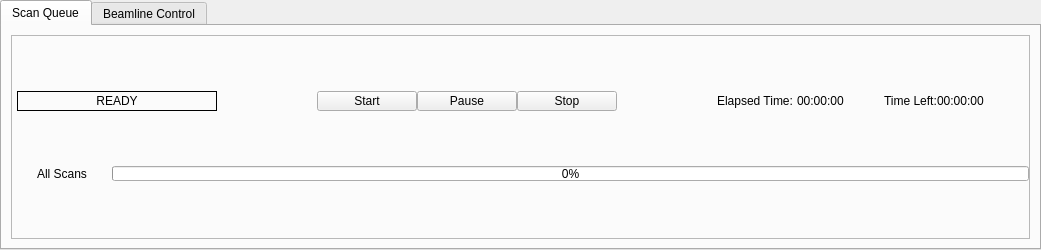
  <widget class="QDockWidget" name="dockWidget_2">
   <property name="minimumSize">
    <size>
     <width>1000</width>
     <height>250</height>
    </size>
   </property>
   <property name="maximumSize">
    <size>
     <width>1100</width>
     <height>524287</height>
    </size>
   </property>
   <property name="features">
    <set>QDockWidget::NoDockWidgetFeatures</set>
   </property>
   <property name="windowTitle">
    <string>Status</string>
   </property>
   <attribute name="dockWidgetArea">
    <number>8</number>
   </attribute>
   <widget class="QWidget" name="dockWidgetContents_2">
    <layout class="QVBoxLayout" name="verticalLayout_23">
     <property name="spacing">
      <number>0</number>
     </property>
     <property name="margin">
      <number>0</number>
     </property>
     <item>
      <widget class="QTabWidget" name="propertiesTabWidget">
       <property name="currentIndex">
        <number>0</number>
       </property>
       <widget class="QWidget" name="scan_queue_tab">
        <attribute name="title">
         <string>Scan Queue</string>
        </attribute>
        <layout class="QVBoxLayout" name="verticalLayout_7">
         <item>
          <widget class="QFrame" name="scanQFrame">
           <property name="maximumSize">
            <size>
             <width>16777215</width>
             <height>16777215</height>
            </size>
           </property>
           <property name="frameShape">
            <enum>QFrame::StyledPanel</enum>
           </property>
           <property name="frameShadow">
            <enum>QFrame::Raised</enum>
           </property>
           <layout class="QVBoxLayout" name="verticalLayout_27">
            <property name="spacing">
             <number>0</number>
            </property>
            <property name="margin">
             <number>0</number>
            </property>
            <item>
             <layout class="QHBoxLayout" name="horizontalLayout_19">
              <property name="sizeConstraint">
               <enum>QLayout::SetDefaultConstraint</enum>
              </property>
              <property name="leftMargin">
               <number>5</number>
              </property>
              <property name="topMargin">
               <number>0</number>
              </property>
              <property name="rightMargin">
               <number>5</number>
              </property>
              <property name="bottomMargin">
               <number>0</number>
              </property>
              <item>
               <widget class="QLabel" name="scanActionLbl">
                <property name="minimumSize">
                 <size>
                  <width>200</width>
                  <height>0</height>
                 </size>
                </property>
                <property name="maximumSize">
                 <size>
                  <width>16777215</width>
                  <height>20</height>
                 </size>
                </property>
                <property name="autoFillBackground">
                 <bool>false</bool>
                </property>
                <property name="frameShape">
                 <enum>QFrame::Box</enum>
                </property>
                <property name="text">
                 <string>READY</string>
                </property>
                <property name="textFormat">
                 <enum>Qt::PlainText</enum>
                </property>
                <property name="alignment">
                 <set>Qt::AlignCenter</set>
                </property>
                <property name="busy" stdset="0">
                 <bool>false</bool>
                </property>
               </widget>
              </item>
              <item>
               <spacer name="horizontalSpacer_4">
                <property name="orientation">
                 <enum>Qt::Horizontal</enum>
                </property>
                <property name="sizeHint" stdset="0">
                 <size>
                  <width>100</width>
                  <height>20</height>
                 </size>
                </property>
               </spacer>
              </item>
              <item>
               <widget class="QPushButton" name="startBtn">
                <property name="minimumSize">
                 <size>
                  <width>100</width>
                  <height>0</height>
                 </size>
                </property>
                <property name="maximumSize">
                 <size>
                  <width>16777215</width>
                  <height>20</height>
                 </size>
                </property>
                <property name="font">
                 <font>
                  <weight>50</weight>
                  <bold>false</bold>
                 </font>
                </property>
                <property name="text">
                 <string>Start</string>
                </property>
                <property name="flat">
                 <bool>false</bool>
                </property>
               </widget>
              </item>
              <item>
               <widget class="QPushButton" name="pauseBtn">
                <property name="minimumSize">
                 <size>
                  <width>100</width>
                  <height>0</height>
                 </size>
                </property>
                <property name="maximumSize">
                 <size>
                  <width>16777215</width>
                  <height>20</height>
                 </size>
                </property>
                <property name="text">
                 <string>Pause</string>
                </property>
                <property name="checkable">
                 <bool>true</bool>
                </property>
                <property name="checked">
                 <bool>false</bool>
                </property>
               </widget>
              </item>
              <item>
               <widget class="QPushButton" name="stopBtn">
                <property name="minimumSize">
                 <size>
                  <width>100</width>
                  <height>0</height>
                 </size>
                </property>
                <property name="maximumSize">
                 <size>
                  <width>16777215</width>
                  <height>20</height>
                 </size>
                </property>
                <property name="text">
                 <string>Stop</string>
                </property>
               </widget>
              </item>
              <item>
               <spacer name="horizontalSpacer_5">
                <property name="orientation">
                 <enum>Qt::Horizontal</enum>
                </property>
                <property name="sizeHint" stdset="0">
                 <size>
                  <width>100</width>
                  <height>20</height>
                 </size>
                </property>
               </spacer>
              </item>
              <item>
               <widget class="QLabel" name="label_31">
                <property name="maximumSize">
                 <size>
                  <width>16777215</width>
                  <height>20</height>
                 </size>
                </property>
                <property name="text">
                 <string>Elapsed Time: </string>
                </property>
               </widget>
              </item>
              <item>
               <widget class="QLabel" name="elapsedTimeLbl">
                <property name="maximumSize">
                 <size>
                  <width>16777215</width>
                  <height>20</height>
                 </size>
                </property>
                <property name="palette">
                 <palette>
                  <active>
                   <colorrole role="Button">
                    <brush brushstyle="SolidPattern">
                     <color alpha="255">
                      <red>223</red>
                      <green>223</green>
                      <blue>224</blue>
                     </color>
                    </brush>
                   </colorrole>
                   <colorrole role="Text">
                    <brush brushstyle="SolidPattern">
                     <color alpha="255">
                      <red>0</red>
                      <green>0</green>
                      <blue>255</blue>
                     </color>
                    </brush>
                   </colorrole>
                   <colorrole role="Base">
                    <brush brushstyle="SolidPattern">
                     <color alpha="255">
                      <red>223</red>
                      <green>223</green>
                      <blue>224</blue>
                     </color>
                    </brush>
                   </colorrole>
                   <colorrole role="Window">
                    <brush brushstyle="SolidPattern">
                     <color alpha="255">
                      <red>223</red>
                      <green>223</green>
                      <blue>224</blue>
                     </color>
                    </brush>
                   </colorrole>
                  </active>
                  <inactive>
                   <colorrole role="Button">
                    <brush brushstyle="SolidPattern">
                     <color alpha="255">
                      <red>223</red>
                      <green>223</green>
                      <blue>224</blue>
                     </color>
                    </brush>
                   </colorrole>
                   <colorrole role="Text">
                    <brush brushstyle="SolidPattern">
                     <color alpha="255">
                      <red>0</red>
                      <green>0</green>
                      <blue>255</blue>
                     </color>
                    </brush>
                   </colorrole>
                   <colorrole role="Base">
                    <brush brushstyle="SolidPattern">
                     <color alpha="255">
                      <red>223</red>
                      <green>223</green>
                      <blue>224</blue>
                     </color>
                    </brush>
                   </colorrole>
                   <colorrole role="Window">
                    <brush brushstyle="SolidPattern">
                     <color alpha="255">
                      <red>223</red>
                      <green>223</green>
                      <blue>224</blue>
                     </color>
                    </brush>
                   </colorrole>
                  </inactive>
                  <disabled>
                   <colorrole role="Button">
                    <brush brushstyle="SolidPattern">
                     <color alpha="255">
                      <red>223</red>
                      <green>223</green>
                      <blue>224</blue>
                     </color>
                    </brush>
                   </colorrole>
                   <colorrole role="Text">
                    <brush brushstyle="SolidPattern">
                     <color alpha="255">
                      <red>110</red>
                      <green>110</green>
                      <blue>110</blue>
                     </color>
                    </brush>
                   </colorrole>
                   <colorrole role="Base">
                    <brush brushstyle="SolidPattern">
                     <color alpha="255">
                      <red>223</red>
                      <green>223</green>
                      <blue>224</blue>
                     </color>
                    </brush>
                   </colorrole>
                   <colorrole role="Window">
                    <brush brushstyle="SolidPattern">
                     <color alpha="255">
                      <red>223</red>
                      <green>223</green>
                      <blue>224</blue>
                     </color>
                    </brush>
                   </colorrole>
                  </disabled>
                 </palette>
                </property>
                <property name="font">
                 <font>
                  <weight>50</weight>
                  <bold>false</bold>
                 </font>
                </property>
                <property name="text">
                 <string>00:00:00</string>
                </property>
               </widget>
              </item>
              <item>
               <spacer name="horizontalSpacer">
                <property name="orientation">
                 <enum>Qt::Horizontal</enum>
                </property>
                <property name="sizeHint" stdset="0">
                 <size>
                  <width>40</width>
                  <height>20</height>
                 </size>
                </property>
               </spacer>
              </item>
              <item>
               <widget class="QLabel" name="label_33">
                <property name="maximumSize">
                 <size>
                  <width>16777215</width>
                  <height>20</height>
                 </size>
                </property>
                <property name="text">
                 <string>Time Left:</string>
                </property>
               </widget>
              </item>
              <item>
               <widget class="QLabel" name="timeLeftLbl">
                <property name="maximumSize">
                 <size>
                  <width>16777215</width>
                  <height>20</height>
                 </size>
                </property>
                <property name="palette">
                 <palette>
                  <active>
                   <colorrole role="Button">
                    <brush brushstyle="SolidPattern">
                     <color alpha="255">
                      <red>223</red>
                      <green>223</green>
                      <blue>224</blue>
                     </color>
                    </brush>
                   </colorrole>
                   <colorrole role="Text">
                    <brush brushstyle="SolidPattern">
                     <color alpha="255">
                      <red>0</red>
                      <green>0</green>
                      <blue>255</blue>
                     </color>
                    </brush>
                   </colorrole>
                   <colorrole role="Base">
                    <brush brushstyle="SolidPattern">
                     <color alpha="255">
                      <red>223</red>
                      <green>223</green>
                      <blue>224</blue>
                     </color>
                    </brush>
                   </colorrole>
                   <colorrole role="Window">
                    <brush brushstyle="SolidPattern">
                     <color alpha="255">
                      <red>223</red>
                      <green>223</green>
                      <blue>224</blue>
                     </color>
                    </brush>
                   </colorrole>
                  </active>
                  <inactive>
                   <colorrole role="Button">
                    <brush brushstyle="SolidPattern">
                     <color alpha="255">
                      <red>223</red>
                      <green>223</green>
                      <blue>224</blue>
                     </color>
                    </brush>
                   </colorrole>
                   <colorrole role="Text">
                    <brush brushstyle="SolidPattern">
                     <color alpha="255">
                      <red>0</red>
                      <green>0</green>
                      <blue>255</blue>
                     </color>
                    </brush>
                   </colorrole>
                   <colorrole role="Base">
                    <brush brushstyle="SolidPattern">
                     <color alpha="255">
                      <red>223</red>
                      <green>223</green>
                      <blue>224</blue>
                     </color>
                    </brush>
                   </colorrole>
                   <colorrole role="Window">
                    <brush brushstyle="SolidPattern">
                     <color alpha="255">
                      <red>223</red>
                      <green>223</green>
                      <blue>224</blue>
                     </color>
                    </brush>
                   </colorrole>
                  </inactive>
                  <disabled>
                   <colorrole role="Button">
                    <brush brushstyle="SolidPattern">
                     <color alpha="255">
                      <red>223</red>
                      <green>223</green>
                      <blue>224</blue>
                     </color>
                    </brush>
                   </colorrole>
                   <colorrole role="Text">
                    <brush brushstyle="SolidPattern">
                     <color alpha="255">
                      <red>110</red>
                      <green>110</green>
                      <blue>110</blue>
                     </color>
                    </brush>
                   </colorrole>
                   <colorrole role="Base">
                    <brush brushstyle="SolidPattern">
                     <color alpha="255">
                      <red>223</red>
                      <green>223</green>
                      <blue>224</blue>
                     </color>
                    </brush>
                   </colorrole>
                   <colorrole role="Window">
                    <brush brushstyle="SolidPattern">
                     <color alpha="255">
                      <red>223</red>
                      <green>223</green>
                      <blue>224</blue>
                     </color>
                    </brush>
                   </colorrole>
                  </disabled>
                 </palette>
                </property>
                <property name="font">
                 <font>
                  <weight>50</weight>
                  <bold>false</bold>
                 </font>
                </property>
                <property name="text">
                 <string>00:00:00</string>
                </property>
               </widget>
              </item>
              <item>
               <spacer name="horizontalSpacer_6">
                <property name="orientation">
                 <enum>Qt::Horizontal</enum>
                </property>
                <property name="sizeHint" stdset="0">
                 <size>
                  <width>40</width>
                  <height>20</height>
                 </size>
                </property>
               </spacer>
              </item>
             </layout>
            </item>
            <item>
             <layout class="QHBoxLayout" name="horizontalLayout_26">
              <property name="sizeConstraint">
               <enum>QLayout::SetDefaultConstraint</enum>
              </property>
              <item>
               <widget class="QLabel" name="label_44">
                <property name="minimumSize">
                 <size>
                  <width>100</width>
                  <height>0</height>
                 </size>
                </property>
                <property name="maximumSize">
                 <size>
                  <width>100</width>
                  <height>16</height>
                 </size>
                </property>
                <property name="text">
                 <string>All Scans</string>
                </property>
                <property name="alignment">
                 <set>Qt::AlignCenter</set>
                </property>
               </widget>
              </item>
              <item>
               <widget class="QProgressBar" name="totalProgBar">
                <property name="sizePolicy">
                 <sizepolicy hsizetype="Preferred" vsizetype="Fixed">
                  <horstretch>0</horstretch>
                  <verstretch>0</verstretch>
                 </sizepolicy>
                </property>
                <property name="minimumSize">
                 <size>
                  <width>0</width>
                  <height>15</height>
                 </size>
                </property>
                <property name="maximumSize">
                 <size>
                  <width>16777215</width>
                  <height>15</height>
                 </size>
                </property>
                <property name="value">
                 <number>0</number>
                </property>
               </widget>
              </item>
             </layout>
            </item>
           </layout>
          </widget>
         </item>
        </layout>
       </widget>
       <widget class="QWidget" name="beamline_ctrl_tab">
        <attribute name="title">
         <string>Beamline Control</string>
        </attribute>
       </widget>
      </widget>
     </item>
    </layout>
   </widget>
  </widget>
